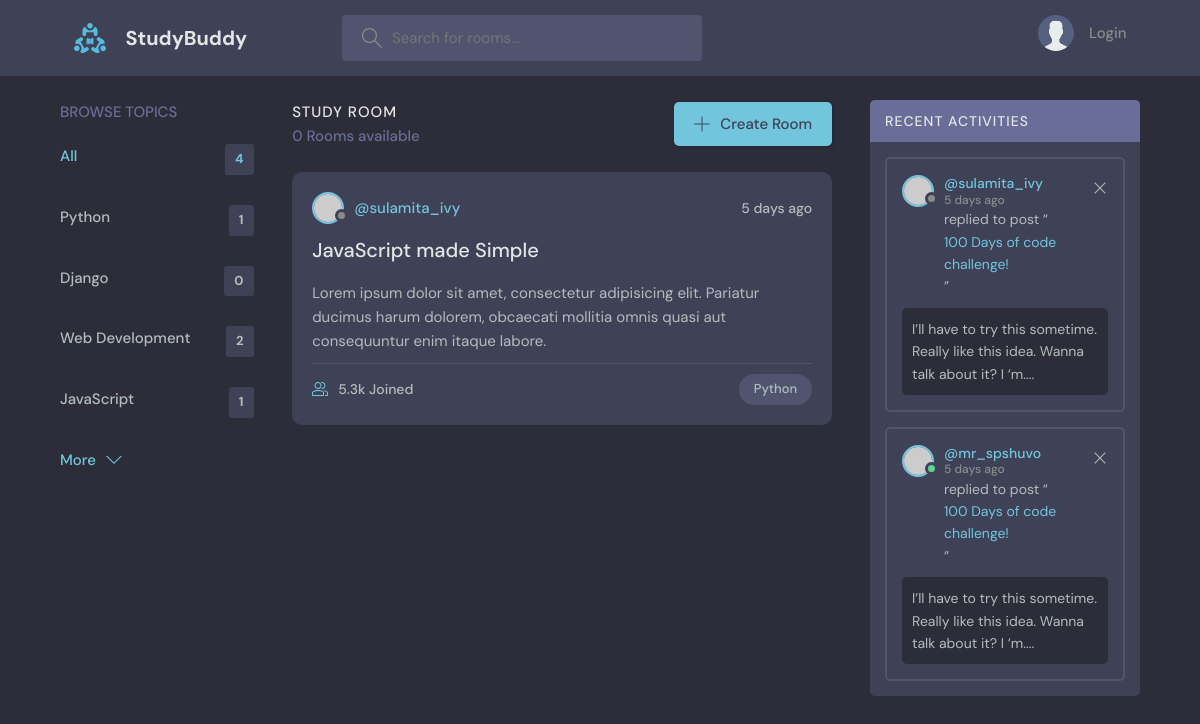
Screenshot of /?q=Django with the database file from the repository.
### base/models.py (models this page shows, shortened)
class Topic(models.Model):
    name = models.CharField(max_length=200)

### base/views.py (the view)
# urls.py: path('', views.home_view, name='home'),
def home_view(request, *args, **kwargs): # *args, **kwargs
    q = request.GET.get('q') if request.GET.get('q') != None else ''
    rooms = Room.objects.filter(
        Q(topic__name__icontains=q) |
        Q(name__icontains=q) |
        Q(description__icontains=q)
    )
    room_count = rooms.count()
    topics = Topic.objects.all()
    room_messages = Message.objects.all().filter(Q(Room__topic__name__icontains=q))
    context = {'rooms': rooms, 'topics': topics, 'room_count': room_count, 'room_messages': room_messages}
    return render(request, 'base/home.html', context)

### base/templates/base/home.html (shortened to what this page needs)
{% extends 'main.html' %}
{% block content %}
<main class="layout layout--3">
  <div class="container">
    {% include 'base/topic_component.html' %}
    <div class="roomList">
      <div class="roomList__header">
        <div>
          <h2>Study Room</h2>
          <p>{{ room_count }} Rooms available</p>
        </div>
        <a class="btn btn--main" href="create-room.html">
          <svg version="1.1" xmlns="http://www.w3.org/2000/svg" width="32" height="32" viewBox="0 0 32 32">
            <title>add</title>
            <path
              d="M16.943 0.943h-1.885v14.115h-14.115v1.885h14.115v14.115h1.885v-14.115h14.115v-1.885h-14.115v-14.115z"
            ></path>
          </svg>
          Create Room
        </a>
      </div>
      <div class="roomListRoom">
        <div class="roomListRoom__header">
          <a href="profile.html" class="roomListRoom__author">
            <div class="avatar avatar--small">
              <img src="https://randomuser.me/api/portraits/women/11.jpg" />
            </div>
            <span>@sulamita_ivy</span>
          </a>
          <div class="roomListRoom__actions">
            <span>5 days ago</span>
          </div>
        </div>
        <div class="roomListRoom__content">
          <a href="room.html">JavaScript made Simple</a>
          <p>
            Lorem ipsum dolor sit amet, consectetur adipisicing elit. Pariatur ducimus harum dolorem, obcaecati
            mollitia omnis quasi aut consequuntur enim itaque labore.
          </p>
        </div>
        <div class="roomListRoom__meta">
          <a href="room.html" class="roomListRoom__joined">
            5.3k Joined
          </a>
          <p class="roomListRoom__topic">Python</p>
        </div>
      </div>
    </div>
    <div class="activities">
      <div class="activities__header">
        <h2>Recent Activities</h2>
      </div>
      <div class="activities__box">
        <div class="activities__boxHeader roomListRoom__header">
          <a href="profile.html" class="roomListRoom__author">
            <div class="avatar avatar--small">
              <img src="https://randomuser.me/api/portraits/women/11.jpg" />
            </div>
            <p>
              @sulamita_ivy
              <span>5 days ago</span>
            </p>
          </a>
          <div class="roomListRoom__actions">
            <a href="#">
              <svg version="1.1" xmlns="http://www.w3.org/2000/svg" width="32" height="32" viewBox="0 0 32 32">
                <title>remove</title>
                <path
                  d="M27.314 6.019l-1.333-1.333-9.98 9.981-9.981-9.981-1.333 1.333 9.981 9.981-9.981 9.98 1.333 1.333 9.981-9.98 9.98 9.98 1.333-1.333-9.98-9.98 9.98-9.981z"
                ></path>
              </svg>
            </a>
          </div>
        </div>
        <div class="activities__boxContent">
          <p>replied to post “<a href="room.html">100 Days of code challenge!</a>”</p>
          <div class="activities__boxRoomContent">
            I’ll have to try this sometime. Really like this idea. Wanna talk about it? I ‘m....
          </div>
        </div>
      </div>
      <div class="activities__box">
        <div class="activities__boxHeader roomListRoom__header">
          <a href="profile.html" class="roomListRoom__author">
            <div class="avatar avatar--small active">
              <img src="https://randomuser.me/api/portraits/men/13.jpg" />
            </div>
            <p>
              @mr_spshuvo
              <span>5 days ago</span>
            </p>
          </a>
          <div class="roomListRoom__actions">
            <a href="#">
              <svg version="1.1" xmlns="http://www.w3.org/2000/svg" width="32" height="32" viewBox="0 0 32 32">
                <title>remove</title>
                <path
                  d="M27.314 6.019l-1.333-1.333-9.98 9.981-9.981-9.981-1.333 1.333 9.981 9.981-9.981 9.98 1.333 1.333 9.981-9.98 9.98 9.98 1.333-1.333-9.98-9.98 9.98-9.981z"
                ></path>
              </svg>
            </a>
          </div>
        </div>
        <div class="activities__boxContent">
          <p>replied to post “<a href="room.html">100 Days of code challenge!</a>”</p>
          <div class="activities__boxRoomContent">
            I’ll have to try this sometime. Really like this idea. Wanna talk about it? I ‘m....
          </div>
        </div>
      </div>
    </div>
  </div>
</main>
{% endblock %}

### base/templates/base/topic_component.html
<div class="topics">
    <div class="topics__header">
    <h2>Browse Topics</h2>
    </div>
    <ul class="topics__list">
    <li>
        <a href="{% url 'home' %}" class="active">All <span>{{ topics.count }}</span></a>
    </li>
    {% for topic in topics %}
    <li>
        <a href="{% url 'home' %}?q={{topic.name}}">{{ topic.name }} <span>{{ topic.room_set.all.count }}</span></a>
    </li>
    {% endfor %}
    </ul>
    <a class="btn btn--link" href="topics.html">
    More
    <svg version="1.1" xmlns="http://www.w3.org/2000/svg" width="32" height="32" viewBox="0 0 32 32">
        <title>chevron-down</title>
        <path d="M16 21l-13-13h-3l16 16 16-16h-3l-13 13z"></path>
    </svg>
    </a>
</div>

### rows the page displays
Topic: name "Python", room_set.all.count "1"
Topic: name "Django", room_set.all.count "0"
Topic: name "Web Development", room_set.all.count "2"
Topic: name "JavaScript", room_set.all.count "1"

### other values shown
{{ topics.count }} "4"
{{ room_count }} "0"
